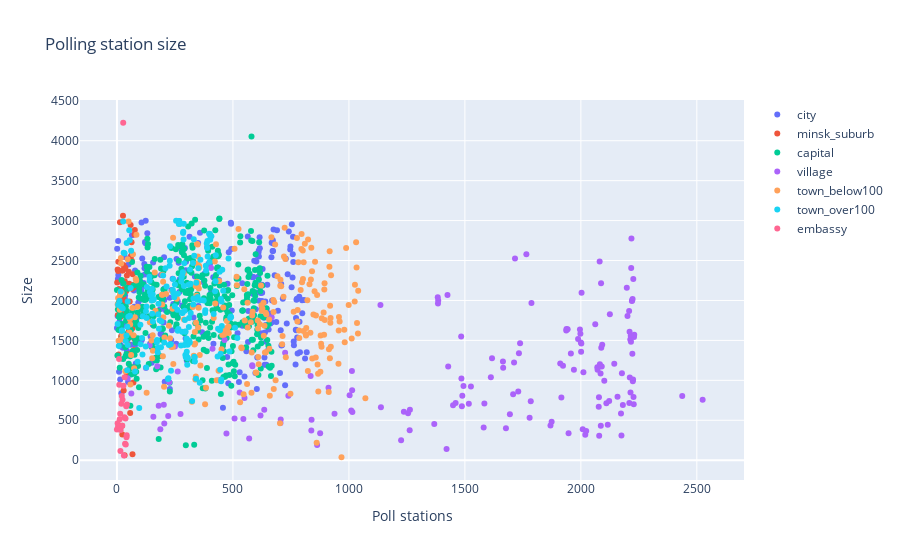

This figure's notebook cell:
### Code cell
fig = Figure(layout_title='Polling station size')

for area in areas:
    data = df[df['area'] == area]



    fig.add_trace(Scatter(
        x=df.index, 
        y=data['officialVoters'],
        mode='markers',
        name=area,
        text=data['id'],
    ))

fig.update_xaxes(title='Poll stations')
fig.update_yaxes(title='Size')


fig.show()

### Figure 1 — Plotly figure (JSON) as saved in the notebook; plotly's stock layout.template omitted (floating-point values rounded to 4 significant figures; data arrays with more than 128 entries replaced by an {"elided": "..."} marker saying what was removed)
{"data": [{"mode": "markers", "name": "city", "text": {"elided": "819 str values"}, "type": "scatter", "x": {"elided": "5767 int values"}, "y": {"elided": "819 int values"}}, {"mode": "markers", "name": "minsk_suburb", "text": ["05-029-0019", "05-141-0001", "05-141-0002", "05-141-0003", "05-141-0004", "05-141-0005", "05-141-0006", "05-141-0007", "05-141-0008", "05-141-0009", "05-141-0010", "05-141-0011", "05-141-0012", "05-141-0013", "05-141-0014", "05-141-0015", "05-141-0016", "05-141-0017", "05-141-0018", "05-141-0019", "05-141-0020", "05-141-0021", "05-141-0022", "05-141-0023", "05-141-0024", "05-141-0025", "05-141-0026", "05-141-0027", "05-141-0028", "05-141-0029", "05-141-0034", "05-141-0035", "05-141-0036", "05-141-0037", "05-141-0038", "05-141-0039", "05-141-0040", "05-141-0048", "05-141-0049", "05-141-0050", "05-141-0051", "05-141-0052", "05-141-0053", "05-141-0054", "05-141-0055", "05-141-0056", "05-141-0064", "05-141-0072", "05-141-0073", "05-141-0074", "05-141-0075", "05-141-0076", "05-141-0077", "05-141-0078", "05-141-0079", "05-141-0084", "05-141-0085", "05-141-0086", "05-141-0087", "05-141-0088", "05-141-0090", "05-141-0091", "05-141-0092", "05-141-0093", "05-141-0094", "05-141-0095", "05-141-0096", "05-141-0097", "05-141-0098", "05-141-0099", "05-141-0100", "05-141-0101", "05-141-0104", "05-141-0105", "05-141-0106", "05-141-0107", "07-006-0057", "07-006-0061"], "type": "scatter", "x": {"elided": "5767 int values"}, "y": [null, 2225, null, 2389, 1818, 2369, 2486, 1325, 2144, 1974, null, 1821, 1821, 2980, 1818, 1680, 1795, 1830, 1550, 2125, 1883, 2375, 430, 321, 1883, 2375, 3062, 2032, 2443, 872, 2001, 2143, 2398, 61, 2242, 2404, 2411, 1503, null, 1855, 2117, 1981, null, 2312, 1060, 1079, null, null, 1448, 1329, 1556, 2360, 1626, 2209, null, 1988, 1681, 591, 1170, 2944, 1678, 1552, 2564, 2730, 2498, 2147, 1650, 75, 2327, 2194, 1735, 974, 1556, 1380, 2170, 1518, 2825, 2883]}, {"mode": "markers", "name": "capital", "text": {"elided": "685 str values"}, "type": "scatter", "x": {"elided": "5767 int values"}, "y": {"elided": "685 int values"}}, {"mode": "markers", "name": "village", "text": {"elided": "2545 str values"}, "type": "scatter", "x": {"elided": "5767 int values"}, "y": {"elided": "2545 int values"}}, {"mode": "markers", "name": "town_below100", "text": {"elided": "1075 str values"}, "type": "scatter", "x": {"elided": "5767 int values"}, "y": {"elided": "1075 int values"}}, {"mode": "markers", "name": "town_over100", "text": {"elided": "521 str values"}, "type": "scatter", "x": {"elided": "5767 int values"}, "y": {"elided": "521 int values"}}, {"mode": "markers", "name": "embassy", "text": ["07-002-0075", "07-002-0076", "07-002-0077", "07-002-0078", "07-002-0079", "07-002-0080", "07-002-0081", "07-002-0082", "07-002-0083", "07-002-0084", "07-002-0085", "07-002-0086", "07-002-0087", "07-002-0088", "07-002-0089", "07-002-0090", "07-002-0091", "07-002-0092", "07-002-0093", "07-002-0094", "07-002-0095", "07-002-0096", "07-002-0097", "07-002-0098", "07-002-0099", "07-002-0100", "07-002-0101", "07-002-0102", "07-002-0103", "07-002-0104", "07-002-0105", "07-002-0106", "07-002-0107", "07-002-0108", "07-002-0109", "07-002-0110", "07-002-0111", "07-002-0112", "07-002-0113", "07-002-0114", "07-002-0115", "07-002-0116", "07-002-0117", "07-002-0118"], "type": "scatter", "x": {"elided": "5767 int values"}, "y": [385, null, null, 463, null, 424, null, null, null, 1268, 946, null, 512, null, 583, 114, 379, null, null, 706, null, 804, null, 431, 757, null, null, 4225, 932, null, 60, null, 539, 1040, null, 207, null, 522, 198, null, 677, 286, 313, 699]}], "layout": {"title": {"text": "Polling station size"}, "xaxis": {"title": {"text": "Poll stations"}}, "yaxis": {"title": {"text": "Size"}}}}
